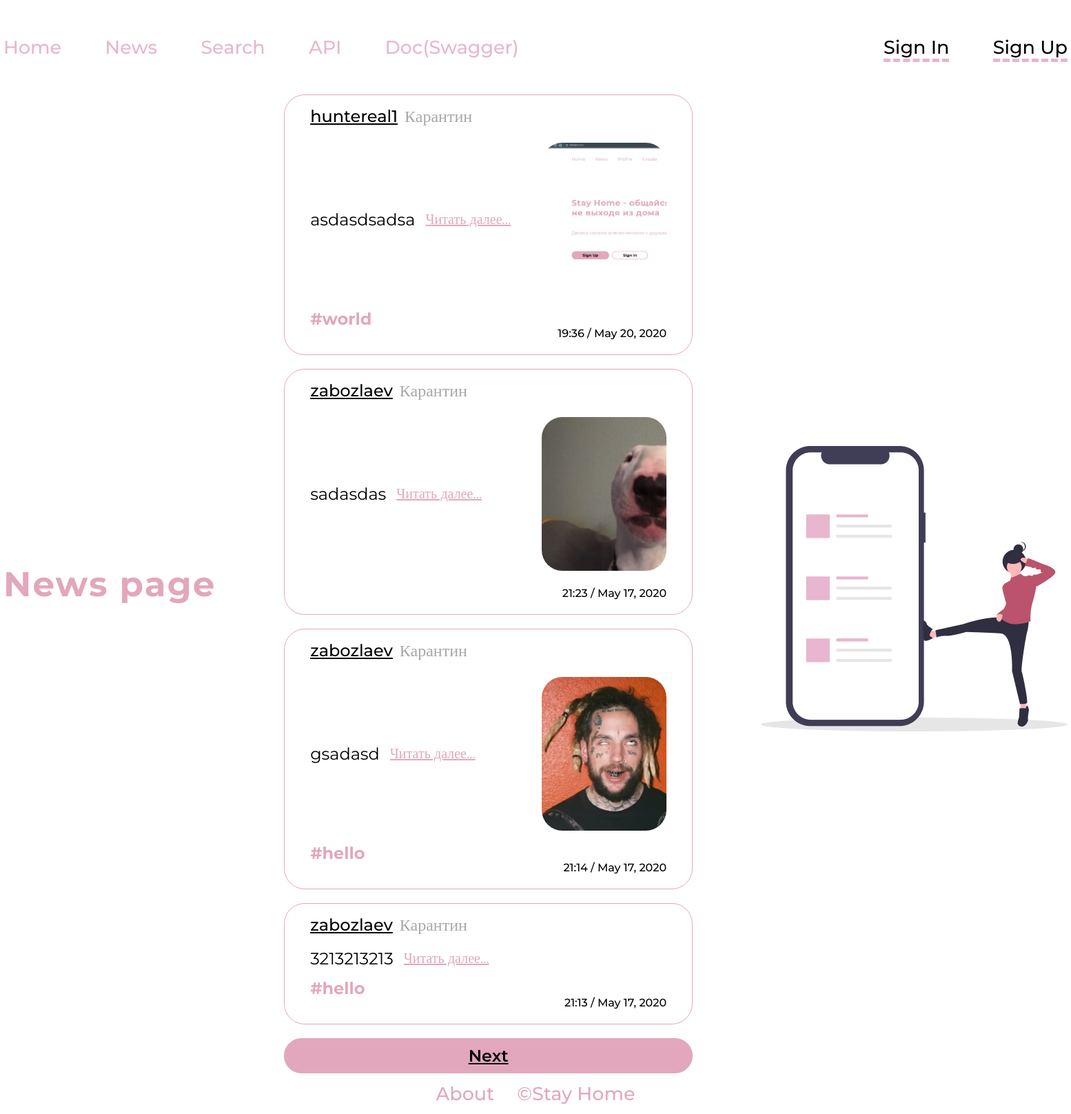
Page /news/ on the committed database.
### posts/models.py (models this page shows, shortened)
class Post(models.Model):
    author = models.ForeignKey(User, on_delete=models.CASCADE)
    title = models.CharField(max_length=50)
    content = models.TextField()
    slug = models.SlugField()
    created_date = models.DateTimeField(auto_now_add=True)
    article_image = models.ImageField(blank=True)
    category = models.ForeignKey(Category, on_delete=models.CASCADE)
    tags = models.ManyToManyField(Tag)

class Category(models.Model):
    name = models.CharField(max_length=50)
    def __str__(self):
        return self.name

class Tag(models.Model):
    name = models.CharField(max_length=50, unique=True)
    def __str__(self):
        return self.name

### posts/views.py (the view)
# urls.py: path('news/', PostsView.as_view()),
class PostsView(ListView):
    model = Post
    paginate_by = 4
    template_name = 'posts/news.html'
    ordering = ['-created_date']

### posts/templates/posts/news.html (shortened to what this page needs)
{% extends 'base.html' %}
{% block content %}
    <div class="container">
        <div class="news">
            <div class="news-side">
                <h1 class="news-title">
                    News page
                </h1>
            </div>
            <div class="news-content">
                {% for post in object_list %}
                    <div class="post post_news">
                        <div class="post-header">
                            <a class="post__title" href="/profile?user_id={{ post.author_id }}">{{ post.author.username }}</a>
                            <span class="post__category">{{ post.category }}</span>
                        </div>
                        <div class="post__content">
                            <p class="post__content-text">{{ post.content|truncatechars:100 }} <a href="/news/{{ post.pk }}"
                                                                                                  class="post__link">Читать далее...</a></p>
                            {% if post.article_image  %}
                                <div class="post__content-image" style="background-image: url({{  post.article_image.url }})"></div>
                            {% endif %}
                        </div>
                        <div class="post__tags">
                                {% for tag in post.tags.all %}
                                    <span class="post__tag">
                                        #{{ tag }}
                                    </span>
                                {% endfor %}
                        </div>
                        <time class="post__date">{{ post.created_date|date:"H:i / M d, Y" }}</time>
                    </div>
                {% endfor %}
                {% if page_obj.has_next %}
                    <a class="btn" href="?page={{ page_obj.next_page_number }}">Next</a>
                {% endif %}
            </div>
            <div class="news-side">
                <div class="news-image"></div>
            </div>
        </div>
    </div>
{% endblock %}

### static/css/nav.css (style rules this page uses)
body { font-family: 'Montserrat'; }

### static/css/main.css (style rules this page uses)
* { box-sizing: border-box; }
html { display: flex; flex-direction: column; }
body { display: flex; flex-direction: column; min-height: 100vh; }
.container { width: 1544px; margin: 0 auto; }
.btn { background: #E2A7BC; display: inline-block; border: 3px solid #E2A7BC; box-sizing: border-box; border-radius: 30px; font-weight: 600; font-size: 24px; line-height: 21px; color: #000000; padding: 12px 64px; text-align: center; }

### static/css/post.css (style rules this page uses)
.post { width: 593px; padding: 20px 37px; border: 1px solid #E2A7BC; box-sizing: border-box; border-radius: 30px; display: flex; flex-direction: column; }
.post:not(:last-of-type) { margin-bottom: 20px; }
.post__title { margin-bottom: 28px; font-style: normal; font-weight: 500; font-size: 24px; line-height: 21px; color: #000000; margin-right: 10px; }
.post__content { display: flex; flex-wrap: nowrap; justify-content: space-between; margin-bottom: 22px; }
.post__content-text { font-style: normal; font-weight: normal; font-size: 24px; line-height: 21px; max-width: 312px; display: flex; align-items: center; color: #000000; }
.post__date { text-align: right; font-weight: 500; font-size: 16px; line-height: 21px; color: #000000; }
.post__content-image { width: 181px; height: 223px; border-radius: 30px; background-size: cover; background-repeat: no-repeat; }
.post-header { display: flex; align-items: baseline; font-weight: 500; font-size: 24px; line-height: 21px; color: #A9A8A8; }
.post__tags { display: flex; flex-wrap: nowrap; }
.post__tag { font-weight: bold; font-size: 24px; line-height: 21px; display: flex; align-items: center; color: #E2A7BC; }
.post__link { margin-left: 15px; font-weight: normal; font-size: 20px; line-height: 21px; max-width: 312px; color: #E2A7BC; }

### static/css/news.css (style rules this page uses)
.news { display: flex; flex-wrap: nowrap; justify-content: space-between; }
.news-side { align-self: center; max-height: 50vh !important; }
.news-title { font-style: normal; font-weight: bold; font-size: 50px; line-height: 61px; letter-spacing: 0.04em; color: #E2A7BC; }
.news-image { background: url("../img/news_bg.jpg") no-repeat center; width: 445px; height: 414px; }
.news-content { display: flex; flex-wrap: nowrap; flex-direction: column; justify-content: center; }
.post_news:last-of-type { margin-bottom: 20px; }

### rows in the picture
Post: author.username "huntereal1", category "Карантин", content "asdasdsadsa", article_image (picture), created_date "19:36 / May 20, 2020"
Tag: name "world"
Post: author.username "zabozlaev", category "Карантин", content "sadasdas", article_image (picture), created_date "21:23 / May 17, 2020"
Post: author.username "zabozlaev", category "Карантин", content "gsadasd", article_image (picture), created_date "21:14 / May 17, 2020"
Tag: name "hello"
Post: author.username "zabozlaev", category "Карантин", content "3213213213", created_date "21:13 / May 17, 2020"
